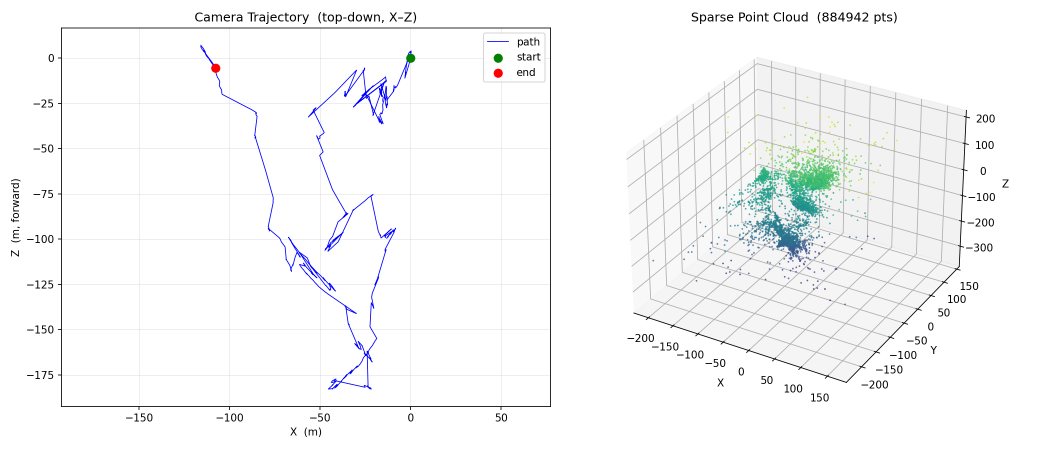
#> input picture vo_result.png, 2100 x 900 px (shown at 1/2 size)
$ python main.py --images .
#> lines starting #> are read from the running program, lines starting #| are printed output that depends on the picture
### sources.py
"""
sources.py
──────────
Frame providers: image folder on disk  or  video file.
Both expose the same interface:   .read() → grayscale ndarray | None
                                  .release()
"""

import os, sys
import cv2 as cv


class ImageFolderSource:
    """Reads sorted images from a directory."""

    def __init__(self, folder, out_size=(640, 480)):
        exts = ('.jpg', '.jpeg', '.png', '.bmp')
        self.paths = sorted([
            os.path.join(folder, f)
            for f in os.listdir(folder)
            if f.lower().endswith(exts)
        ])
        self.out_size = out_size
        self.idx      = 0
        print(f"[SOURCE] {len(self.paths)} images  ←  {folder}")

    def read(self):
        if self.idx >= len(self.paths):
            return None
        img = cv.imread(self.paths[self.idx], cv.IMREAD_GRAYSCALE)
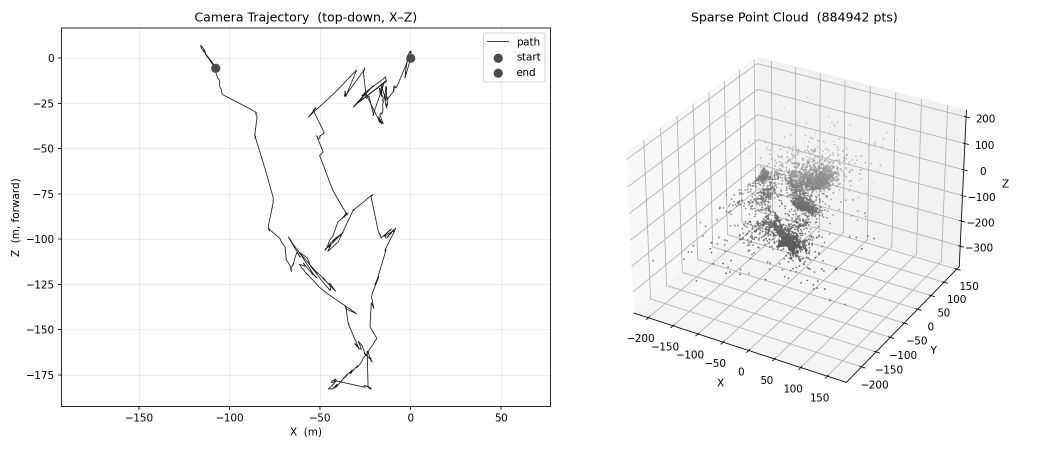
#> img: shape (900, 2100) (shown at 1/2 size); min 0, max 255, mean 247.5
        self.idx += 1
        if img is None:
            return None
        if (img.shape[1], img.shape[0]) != self.out_size:
            img = cv.resize(img, self.out_size)
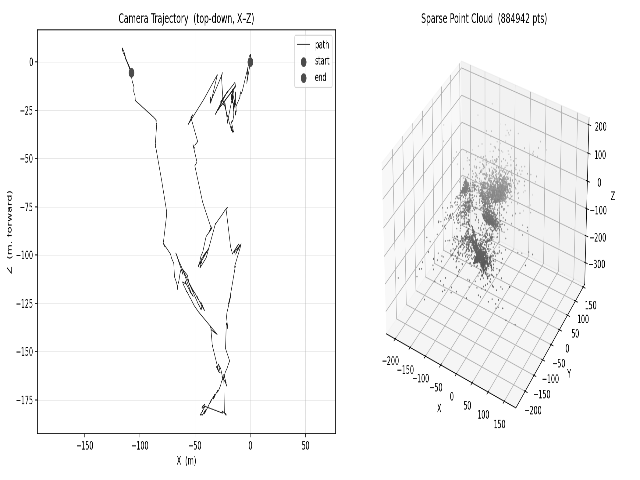
#> img: shape (480, 640); min 0, max 255, mean 247.3
        return img

    def release(self):
        pass   # nothing to close


class VideoSource:
    """Reads frames from a video file."""

    def __init__(self, path, out_size=(640, 480)):
        self.cap = cv.VideoCapture(path)
        if not self.cap.isOpened():
            sys.exit(f"[ERROR] Cannot open {path}")
        self.out_size = out_size
        print(f"[SOURCE] Video  {path}  "
              f"({int(self.cap.get(cv.CAP_PROP_FRAME_COUNT))} frames)")

    def read(self):
        ret, frame = self.cap.read()
        if not ret:
            return None
        gray = cv.cvtColor(frame, cv.COLOR_BGR2GRAY)
        if (gray.shape[1], gray.shape[0]) != self.out_size:
            gray = cv.resize(gray, self.out_size)
        return gray

    def release(self):
        self.cap.release()


def build_source(args, out_size):
    """Factory: pick the right source based on CLI args."""
    if args.images:
        return ImageFolderSource(args.images, out_size)
    return VideoSource(args.video, out_size)

### feature_tracking.py
"""
feature_tracking.py
───────────────────
Step 1 – FAST feature detection + Lucas-Kanade optical flow tracking
Step 2 – Essential-matrix estimation and pose recovery (R, t)

Inspired by: Avi Singh's monocular VO (C++ reference implementation)
  - FAST is much faster than SIFT and good enough for tracking
  - LK optical flow tracks existing points frame-to-frame (no descriptor matching)
  - Redetection is triggered when tracked point count drops below MIN_FEATURES
"""

import numpy as np
import cv2 as cv

MIN_FEATURES = 2000   # re-detect when tracked points fall below this


def detect_features(img):
    """
    Detect FAST keypoints and return them as (N,2) float32 array.
    """
    kps = cv.FastFeatureDetector_create(threshold=20, nonmaxSuppression=True)\
             .detect(img, None)
#> kps = 2563 keypoints; strongest (x, y, size): (163, 13, 7), (477, 13, 7), (533, 17, 7), (522, 20, 7)
    if not kps:
        return np.empty((0, 2), dtype=np.float32)
    pts = cv.KeyPoint_convert(kps)          # → (N,2) float32
#> pts = 2563 pairs, first value 7 to 614, second value 13 to 465
    return pts


def track_features(img1, img2, pts1):
    """
    Track points from img1 into img2 using Lucas-Kanade optical flow.
    Automatically discards points that fail tracking or leave the frame.

    Args:
        img1, img2 – consecutive grayscale frames
        pts1       – (N,2) float32 points detected in img1

    Returns:
        pts1_good – (M,2) subset of pts1 that tracked successfully
        pts2_good – (M,2) corresponding positions in img2
        Returns (None, None) if fewer than 8 points survive.
    """
    if pts1 is None or len(pts1) == 0:
        return None, None

    pts1 = pts1.reshape(-1, 1, 2).astype(np.float32)

    lk_params = dict(
        winSize      = (21, 21),
        maxLevel     = 3,
        criteria     = (cv.TERM_CRITERIA_EPS | cv.TERM_CRITERIA_COUNT, 30, 0.01),
        minEigThreshold = 1e-4,
    )
    pts2, status, _ = cv.calcOpticalFlowPyrLK(img1, img2, pts1, None, **lk_params)

    # keep only successfully tracked points that stayed inside the frame
    h, w = img2.shape[:2]
    good = []
    for i, (st, pt) in enumerate(zip(status.ravel(), pts2.reshape(-1, 2))):
        if st == 1 and 0 <= pt[0] < w and 0 <= pt[1] < h:
            good.append(i)

    if len(good) < 8:
        return None, None

    good = np.array(good)
    return pts1.reshape(-1, 2)[good], pts2.reshape(-1, 2)[good]


def needs_redetection(pts):
    """True when tracked point count has dropped too low."""
    return pts is None or len(pts) < MIN_FEATURES


def estimate_pose(pts1, pts2, K):
    """
    Compute Essential matrix (RANSAC) and recover relative R, t.

    Returns:
        R, t       – rotation (3,3) and translation (3,1) of current frame
                     relative to previous frame
        pts1m, pts2m – RANSAC inlier correspondences
        Returns (None, None, None, None) on failure.
    """
    E, mask = cv.findEssentialMat(pts2, pts1, K,
                                   cv.RANSAC, prob=0.999, threshold=1.0)
    if E is None or mask is None:
        return None, None, None, None

    pts1m = pts1[mask.ravel() == 1]
    pts2m = pts2[mask.ravel() == 1]

    if len(pts1m) < 8:
        return None, None, None, None

    _, R, t, _ = cv.recoverPose(E, pts1m, pts2m, K)
    return R, t, pts1m, pts2m

### main.py
"""
main.py  –  Monocular Visual Odometry Pipeline
───────────────────────────────────────────────
  Stage 0 │ calibration.py       – intrinsic matrix K
  Stage 1 │ sources.py           – frame streaming
  Stage 2 │ feature_tracking.py  – FAST detect + LK optical flow + pose
  Stage 3 │ geometry.py          – pose accumulation, triangulation, scale
  Stage 4 │ visualization.py     – live window + final PNG

Usage:
  python main.py --images dataset/sequence_38/images --calib_file dataset/sequence_38/camera.txt
  python main.py --video  my_drive.mp4 --calib kitti --skip 2 --no_preview

Fixes applied vs previous version:
  1. geometry.py: R_f = R_f @ R  (post-multiply, was R @ R_f → caused spiral drift)
  2. draw_preview now receives img_curr/img_next (was img_prev/img_curr – wrong pair)
  3. TrajectoryMap.update and save_plot use X,Z (ground plane), not X,Y
  4. relative_scale guard for empty clouds
"""

import sys, argparse
import numpy as np
import cv2 as cv

from calibration      import build_K_from_args, PRESETS
from sources          import build_source
from feature_tracking import detect_features, track_features, \
                              needs_redetection, estimate_pose
from geometry         import pose_update, scale_is_valid, \
                              triangulate, hom_to_3d, relative_scale
from visualization    import draw_preview, TrajectoryMap, build_display, save_plot


def run(source, K, skip=1, max_frames=3000,
        plot_every=10, show_preview=True):

    # ── bootstrap: grab first two frames ─────────────────────────────────────
    img_prev = source.read()
    if img_prev is None:
        sys.exit("[ERROR] Empty source.")
    img_curr = source.read()

    # detect in first frame, track to second
    prev_pts = detect_features(img_prev)
#> prev_pts has the same summary as pts in detect_features
    pts1, pts2 = track_features(img_prev, img_curr, prev_pts)
#> in track_features, `pts1 = pts1.reshape(-1, 1, 2).astype(np.float32)`: pts1 = 2563 rows, first 8: [163, 13], [195, 13], [241, 13], [250, 13], [252, 13], [451, 13], [459, 13], [477, 13]
#> (the run stopped early here; a loop or call above may not have finished)
